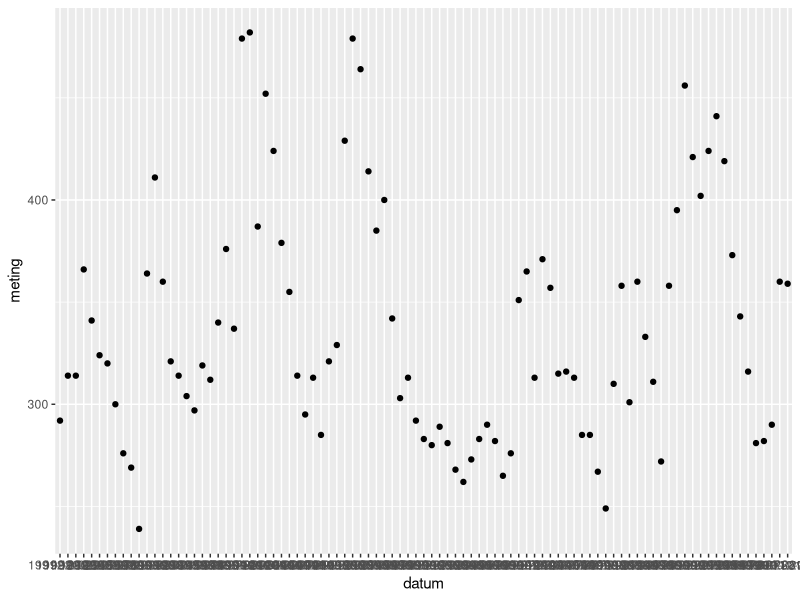
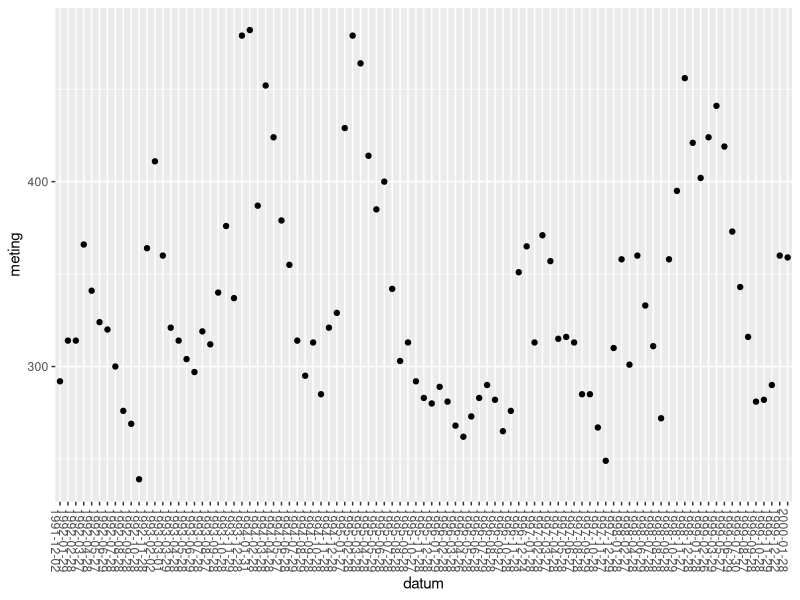
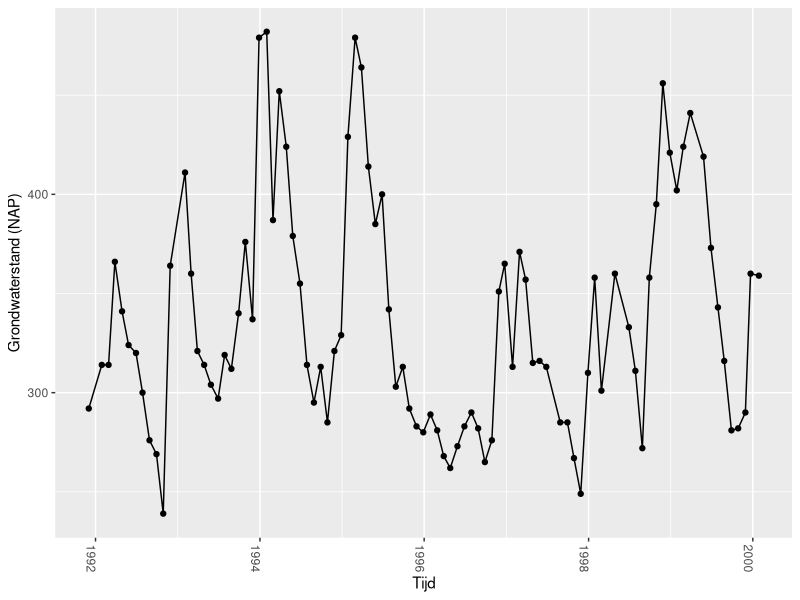

The R script that drew these images, in order:
## ---- chunk 1
# load libraries
library(dplyr)
library(ggplot2)

# force non scientific formatting of numbers
options(scipen = 999)
options(digits=3)
## ---- chunk 2
# create folders
dir.create("data")
dir.create("export")

## ---- chunk 3
# read data
B27G0060001 <- read.csv("data/B27G0060001_meetreeks.csv")
## ---- chunk 4
head(B27G0060001)
## ---- chunk 5
# read data
B27G0060001 <- read.csv("data/B27G0060001_meetreeks.csv", sep = ";")
head(B27G0060001)
## ---- chunk 6
# minimale grondwaterstand
min(B27G0060001$meting)
# maximale grondwaterstand
max(B27G0060001$meting)
# gemiddelde grondwaterstand
mean(B27G0060001$meting)
# en de standaarddeviatie
sd(B27G0060001$meting)
## ---- chunk 7
# descriptieve data over de grondwaterstanden
summary(B27G0060001)
## ---- chunk 8
# de eerste datum in de lijst
B27G0060001$datum[1]
# de 25e datum in de lijst
B27G0060001$datum[25]
# de meting die gelijk is aan het maximum
maximum_stand_waar <- B27G0060001$meting==max(B27G0060001$meting)
# de datum met de maximale grondwaterstand
B27G0060001$datum[maximum_stand_waar]
# of als 1 lijn code
B27G0060001$datum[B27G0060001$meting==max(B27G0060001$meting)]
## ---- chunk 9
# een grafiek met punten
B27G0060001 |> 
  ggplot(aes(x=datum, y=meting)) + geom_point()
## ---- chunk 10
# een grafiek met punten
B27G0060001 |> 
  ggplot(aes(x=datum, y=meting)) + 
  geom_point() + 
  geom_line() +
  theme(axis.text.x=element_text(angle = -90, hjust = 0))
## ---- chunk 11
# een grafiek met punten
B27G0060001 |> 
  mutate(datum = as.POSIXct(datum, tz = "Europe/Amsterdam" )) |> 
  ggplot(aes(x=datum, y=meting)) + 
  geom_point() + 
  geom_line() +
  theme(axis.text.x=element_text(angle = -90, hjust = 0)) +
  labs(x="Tijd", y="Grondwaterstand (NAP)")
